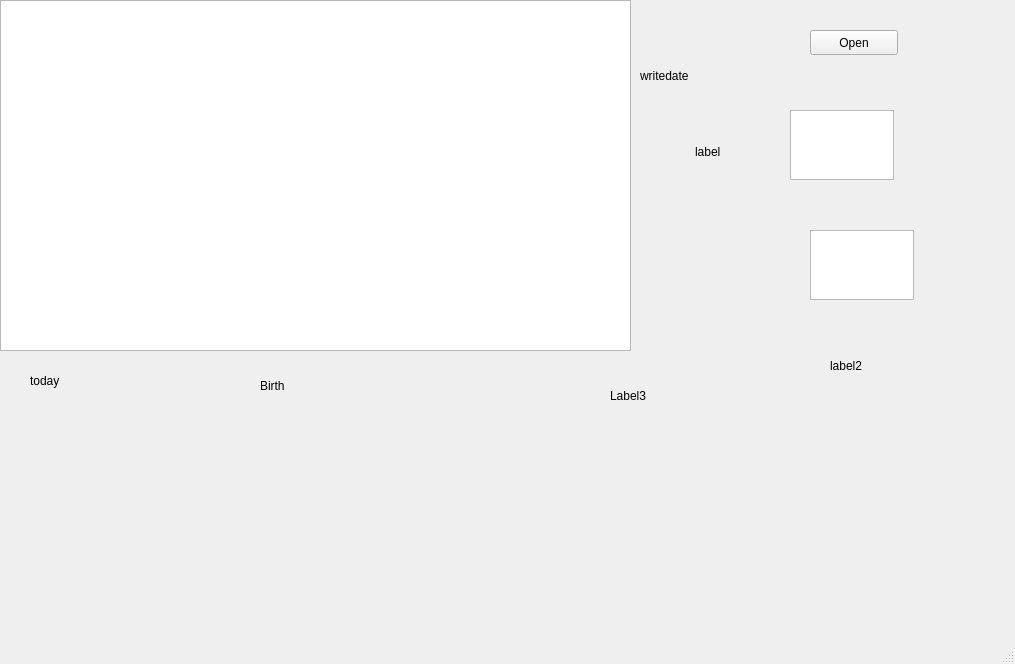
<?xml version="1.0" encoding="UTF-8"?>
<ui version="4.0">
 <class>MainWindow</class>
 <widget class="QMainWindow" name="MainWindow">
  <property name="geometry">
   <rect>
    <x>0</x>
    <y>0</y>
    <width>1015</width>
    <height>664</height>
   </rect>
  </property>
  <property name="windowTitle">
   <string>MainWindow</string>
  </property>
  <widget class="QWidget" name="centralwidget">
   <widget class="QPushButton" name="OpenFileButton">
    <property name="geometry">
     <rect>
      <x>810</x>
      <y>30</y>
      <width>88</width>
      <height>25</height>
     </rect>
    </property>
    <property name="text">
     <string>Open</string>
    </property>
   </widget>
   <widget class="QTableWidget" name="Table">
    <property name="geometry">
     <rect>
      <x>0</x>
      <y>0</y>
      <width>631</width>
      <height>351</height>
     </rect>
    </property>
   </widget>
   <widget class="QTextEdit" name="DateOfBirthday">
    <property name="geometry">
     <rect>
      <x>790</x>
      <y>110</y>
      <width>104</width>
      <height>70</height>
     </rect>
    </property>
   </widget>
   <widget class="QLabel" name="Writedate">
    <property name="geometry">
     <rect>
      <x>640</x>
      <y>40</y>
      <width>161</width>
      <height>71</height>
     </rect>
    </property>
    <property name="text">
     <string>writedate</string>
    </property>
   </widget>
   <widget class="QLabel" name="label">
    <property name="geometry">
     <rect>
      <x>695</x>
      <y>116</y>
      <width>151</width>
      <height>71</height>
     </rect>
    </property>
    <property name="text">
     <string>label</string>
    </property>
   </widget>
   <widget class="QLabel" name="birth">
    <property name="geometry">
     <rect>
      <x>260</x>
      <y>360</y>
      <width>141</width>
      <height>51</height>
     </rect>
    </property>
    <property name="text">
     <string>Birth</string>
    </property>
   </widget>
   <widget class="QLabel" name="Today">
    <property name="geometry">
     <rect>
      <x>30</x>
      <y>340</y>
      <width>121</width>
      <height>81</height>
     </rect>
    </property>
    <property name="text">
     <string>today</string>
    </property>
   </widget>
   <widget class="QTextEdit" name="Add">
    <property name="geometry">
     <rect>
      <x>810</x>
      <y>230</y>
      <width>104</width>
      <height>70</height>
     </rect>
    </property>
   </widget>
   <widget class="QLabel" name="label_2">
    <property name="geometry">
     <rect>
      <x>830</x>
      <y>320</y>
      <width>161</width>
      <height>91</height>
     </rect>
    </property>
    <property name="text">
     <string>label2</string>
    </property>
   </widget>
   <widget class="QLabel" name="label_3">
    <property name="geometry">
     <rect>
      <x>610</x>
      <y>360</y>
      <width>171</width>
      <height>71</height>
     </rect>
    </property>
    <property name="text">
     <string>Label3</string>
    </property>
   </widget>
  </widget>
  <widget class="QMenuBar" name="menubar">
   <property name="geometry">
    <rect>
     <x>0</x>
     <y>0</y>
     <width>1015</width>
     <height>22</height>
    </rect>
   </property>
  </widget>
  <widget class="QStatusBar" name="statusbar"/>
 </widget>
 <resources/>
 <connections/>
</ui>
